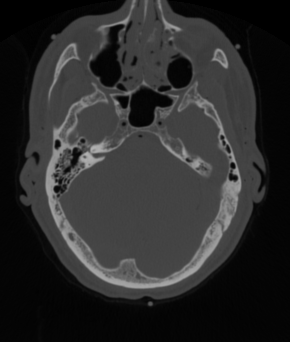
#> input picture courses/semester_3/ImagingAI/4/ex4/4.1/BrainCT.png, 290 x 342 px
$ jupyter execute 4.1.ipynb
#> lines starting #> are read from the running program, lines starting #| are printed output that depends on the picture; after the words box and inside, x2 and y2 are one past the last pixel; in counts of white or black regions, pixels touching at a corner belong together
[cell 1]
import scipy.io
import matplotlib.pyplot as plt
import numpy as np
import cv2

[cell 2]
Image1 = scipy.io.loadmat('Image1.mat')["Image1"]
#> (reads courses/semester_3/ImagingAI/4/ex4/4.1/Image1.mat from the repository)
plt.imshow(Image1, cmap='gray')

# 1

[cell 3]
box_kernel = np.ones((3, 3), np.uint8)
eroded_box = cv2.erode(Image1, box_kernel, iterations=1)

plt.figure(figsize=(10, 5))
plt.subplot(1, 2, 1)
plt.title("Original Image")
plt.imshow(Image1, cmap='gray')
plt.subplot(1, 2, 2)
plt.title("Eroded Image (3x3 box kernel)")
plt.imshow(eroded_box, cmap='gray')
plt.show()

# 2

[cell 4]
disk_kernel = np.array([
    [0, 1, 0],
    [1, 1, 1],
    [0, 1, 0]
], np.uint8)
eroded_disk = cv2.erode(Image1, disk_kernel, iterations=1)

plt.figure(figsize=(10, 5))
plt.subplot(1, 2, 1)
plt.title("Original Image")
plt.imshow(Image1, cmap='gray')
plt.subplot(1, 2, 2)
plt.title("Eroded Image (3x3 disk kernel)")
plt.imshow(eroded_disk, cmap='gray')
plt.show()

# 4

[cell 5]
dilated_box = cv2.dilate(Image1, box_kernel, iterations=1)

plt.figure(figsize=(10, 5))
plt.subplot(1, 2, 1)
plt.title("Original Image")
plt.imshow(Image1, cmap='gray')
plt.subplot(1, 2, 2)
plt.title("Dilated Image (3x3 box kernel)")
plt.imshow(dilated_box, cmap='gray')
plt.show()

# 5

[cell 6]
dilated_disk = cv2.dilate(Image1, disk_kernel, iterations=1)

plt.figure(figsize=(10, 5))
plt.subplot(1, 2, 1)
plt.title("Original Image")
plt.imshow(Image1, cmap='gray')
plt.subplot(1, 2, 2)
plt.title("Dilated Image (3x3 disk kernel)")
plt.imshow(dilated_disk, cmap='gray')
plt.show()

# 7

[cell 7]
opening_image = cv2.morphologyEx(Image1, cv2.MORPH_OPEN, box_kernel) # Erosion followed by Dilation

plt.figure(figsize=(10, 5))
plt.subplot(1, 2, 1)
plt.title("Original Image")
plt.imshow(Image1, cmap='gray')
plt.subplot(1, 2, 2)
plt.title("Opened Image (3x3 box kernel)")
plt.imshow(opening_image, cmap='gray')
plt.show()

# 9

[cell 8]
closing_image = cv2.morphologyEx(Image1, cv2.MORPH_CLOSE, disk_kernel) # Dilation followed by Erosion

plt.figure(figsize=(10, 5))
plt.subplot(1, 2, 1)
plt.title("Original Image")
plt.imshow(Image1, cmap='gray')
plt.subplot(1, 2, 2)
plt.title("Closed Image (3x3 disk kernel)")
plt.imshow(closing_image, cmap='gray')
plt.show()

## 11

[cell 9]
rects = scipy.io.loadmat('rects.mat')["rects"]
#> (reads courses/semester_3/ImagingAI/4/ex4/4.1/rects.mat from the repository)
plt.imshow(rects, cmap='gray')
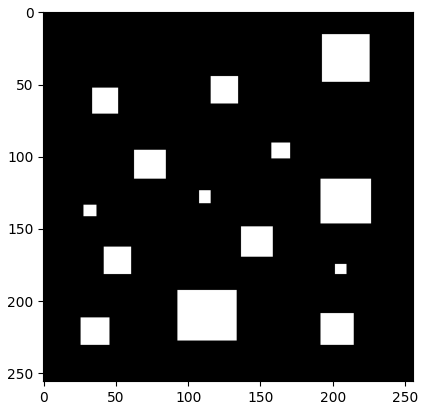
#> figure drawn by matplotlib, 1 panel

[cell 10]
# Define the minimum size threshold (in pixels) for components (9x9 = 81 pixels)
min_size = 81
# Connected component analysis to label the image
num_labels, labels, stats, centroids = cv2.connectedComponentsWithStats(rects, connectivity=8)
# Create an output image to store the result
output_image = np.zeros_like(rects)
# Filter out components smaller than 9x9 (i.e., area < 81 pixels)
for i in range(1, num_labels):  # Start from 1 to skip the background (label 0)
    if stats[i, cv2.CC_STAT_AREA] >= min_size:
        output_image[labels == i] = 255  # Keep this component in the output image
# Display the original and filtered images
plt.figure(figsize=(10, 5))
plt.subplot(1, 2, 1)
plt.title("Original Image with Rectangles")
plt.imshow(rects, cmap='gray')
plt.subplot(1, 2, 2)
plt.title("Filtered Image (Objects >= 9x9)")
plt.imshow(output_image, cmap='gray')
plt.show()
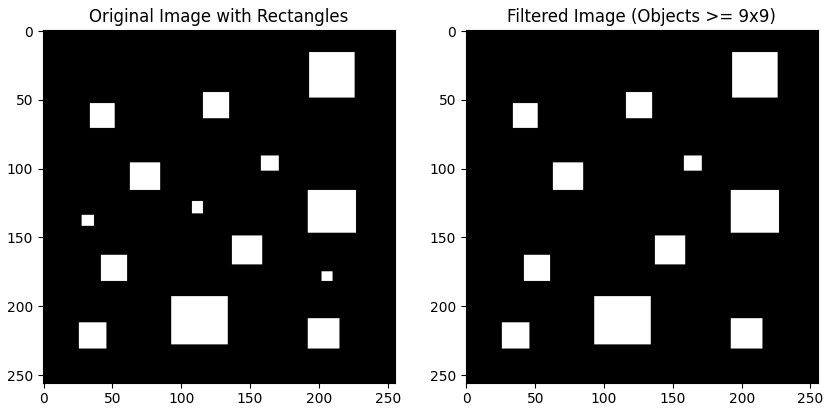
#> figure drawn by matplotlib, 2 panels

# 12

[cell 11]
brain = cv2.imread("BrainCT.png", cv2.IMREAD_GRAYSCALE)
#> brain is the input picture: shape (342, 290); min 0, max 177, mean 43.2
plt.figure(figsize=(10, 5))
plt.subplot(1, 2, 1)
plt.title("Brain CT Image")
plt.imshow(brain, cmap='gray')
plt.subplot(1, 2, 2)
plt.title("Histogram")
plt.hist(brain.ravel(), bins=256, range=[0, 256])
plt.xlabel("Pixel Intensity")
plt.ylabel("Frequency")
plt.tight_layout()
plt.show()
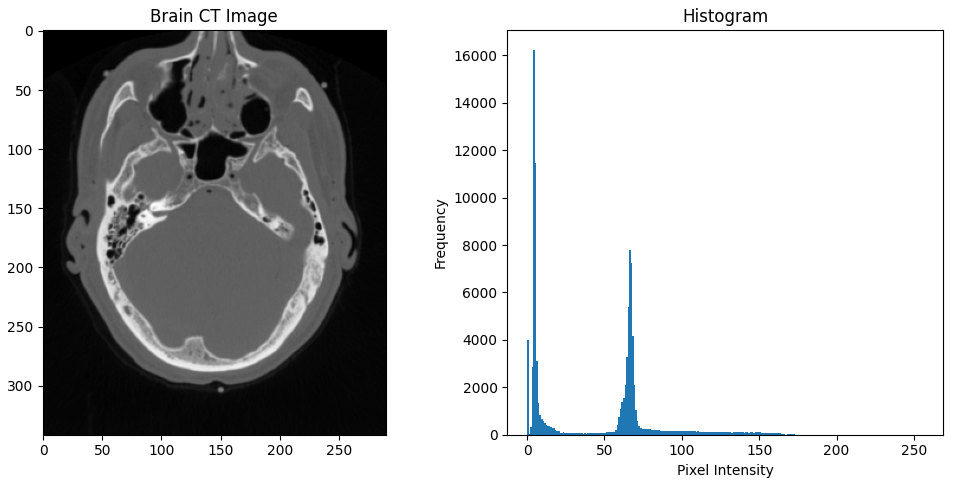
#> figure drawn by matplotlib, 2 panels; panel 2: tallest bar 16243 high, from x = 4 to 5

[cell 12]
threshold = 75
brain_threshold = np.where(brain > threshold, 1, 0)
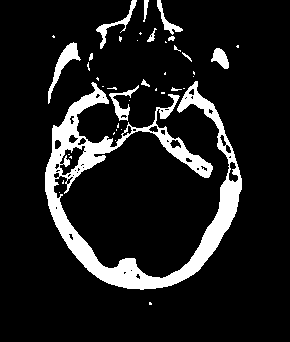
#> brain_threshold: shape (342, 290) int64; values 0 (black) and 1 (white), 11.6% white; 41 white regions (28 under 20 px), largest, box (x1, y1, x2, y2) and area: (45, 81, 242, 290) 9598, (48, 42, 81, 104) 488, (96, 0, 137, 49) 318
plt.figure(figsize=(10, 5))
plt.subplot(1, 2, 1)
plt.title("Brain CT Image")
plt.imshow(brain, cmap='gray')
plt.subplot(1, 2, 2)
plt.title("Brain CT Image with Threshold")
plt.imshow(brain_threshold, cmap='gray')
plt.tight_layout()
plt.show()

# 13

[cell 13]
brain_threshold = brain_threshold.astype(dtype=np.uint8)
box_kernel = np.ones((7, 7), np.uint8)
disk_kernel = np.array([
    [0, 0, 1, 0, 0],
    [0, 1, 1, 1, 0],
    [1, 1, 1, 1, 1],
    [0, 1, 1, 1, 0],
    [0, 0, 1, 0, 0],
], np.uint8)
brain_open = cv2.morphologyEx(brain_threshold, cv2.MORPH_OPEN, disk_kernel) # Erosion followed by Dilation
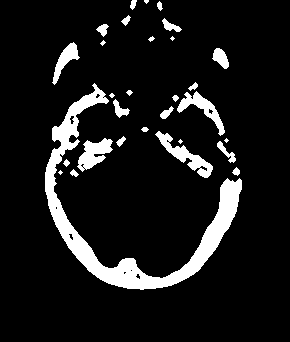
#> brain_open: shape (342, 290); values 0 (black) and 1 (white), 10% white; 30 white regions (7 under 20 px), largest, box (x1, y1, x2, y2) and area: (45, 83, 242, 290) 6181, (155, 131, 213, 178) 732, (77, 138, 113, 172) 641
brain_close = cv2.morphologyEx(brain_threshold, cv2.MORPH_CLOSE, box_kernel) # Dilation followed by Erosion
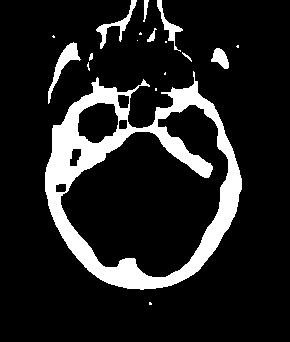
#> brain_close: shape (342, 290); values 0 (black) and 1 (white), 13.3% white; 18 white regions (9 under 20 px), largest, box (x1, y1, x2, y2) and area: (45, 71, 242, 290) 11605, (48, 42, 81, 104) 492, (96, 0, 137, 49) 382

plt.figure(figsize=(15, 5))
plt.subplot(1, 3, 1)
plt.title("Brain CT Image with Threshold")
plt.imshow(brain_threshold, cmap='gray')
plt.subplot(1, 3, 2)
plt.title("Opened, 7x7 Disk Kernel")
plt.imshow(brain_open, cmap='gray')
plt.subplot(1, 3, 3)
plt.title("Closed, 7x7 Box Kernel")
plt.imshow(brain_close, cmap='gray')
plt.tight_layout()
plt.show()

[cell 14]
imask = brain_close.copy()

# 14

[cell 15]
box_kernel = np.ones((3, 3), np.uint8)
dilated_imask = cv2.dilate(imask, box_kernel, iterations=1)
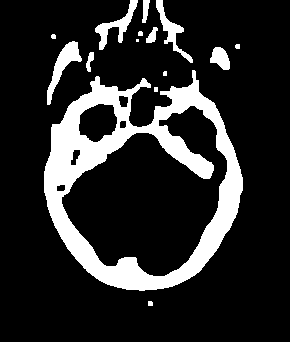
#> dilated_imask: shape (342, 290); values 0 (black) and 1 (white), 16.6% white; 15 white regions (2 under 20 px), largest, box (x1, y1, x2, y2) and area: (44, 70, 243, 291) 13867, (47, 41, 82, 105) 688, (95, 0, 138, 50) 596
imask_boundary_dilation = imask - dilated_imask
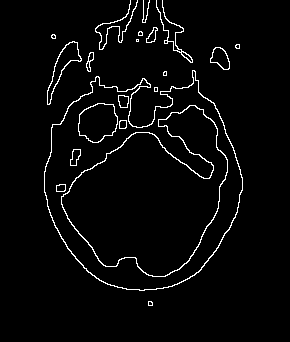
#> imask_boundary_dilation: shape (342, 290); 3.3% white in thin lines or dots, all inside (x1, y1, x2, y2) = (44, 0, 243, 306)
plt.figure(figsize=(10, 5))
plt.subplot(1, 3, 1)
plt.title("Imask")
plt.imshow(imask, cmap='gray')
plt.subplot(1, 3, 2)
plt.title("Dilated Imask (3x3 box kernel)")
plt.imshow(dilated_imask, cmap='gray')
plt.subplot(1, 3, 3)
plt.title("Imask Boundary (OUTER)")
plt.imshow(imask_boundary_dilation, cmap='gray')
plt.show()

# 15

[cell 16]
box_kernel = np.ones((3, 3), np.uint8)
eroded_imask = cv2.erode(imask, box_kernel, iterations=1)
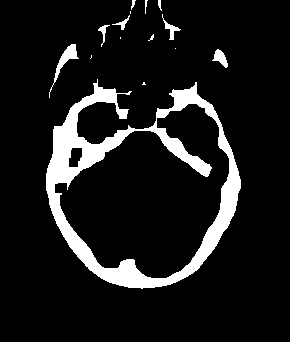
#> eroded_imask: shape (342, 290); values 0 (black) and 1 (white), 10.3% white; 15 white regions (6 under 20 px), largest, box (x1, y1, x2, y2) and area: (46, 79, 241, 289) 9338, (49, 44, 79, 98) 308, (212, 49, 228, 68) 154
imask_boundary_erosion = imask - eroded_imask
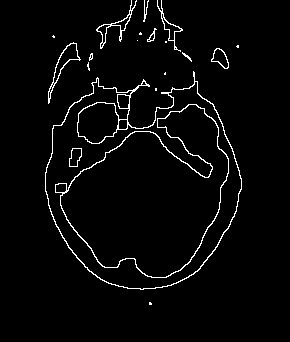
#> imask_boundary_erosion: shape (342, 290); values 0 (black) and 1 (white), 3.1% white in thin lines or dots, all inside (x1, y1, x2, y2) = (45, 0, 242, 305)
plt.figure(figsize=(10, 5))
plt.subplot(1, 3, 1)
plt.title("Imask")
plt.imshow(imask, cmap='gray')
plt.subplot(1, 3, 2)
plt.title("Eroded Imask (3x3 box kernel)")
plt.imshow(eroded_imask, cmap='gray')
plt.subplot(1, 3, 3)
plt.title("Imask Boundary (INNER)")
plt.imshow(imask_boundary_erosion, cmap='gray')
plt.show()
